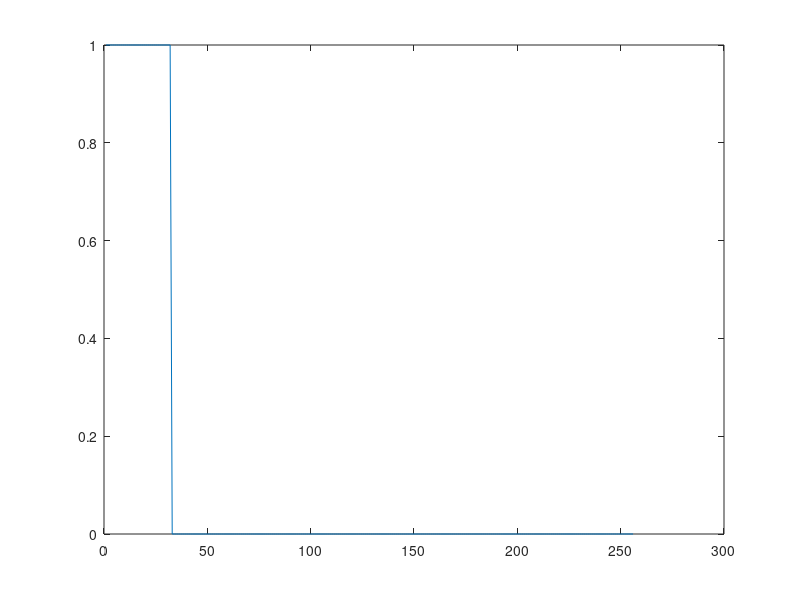

Write the MATLAB code that produced this figure.
clear all;
%parameters
T=0.001; % sampling period
N=2^8; % number of samples
t=T:T:T*N; % decrete time (milliseconds)
f=8.5/(T*N) % cycle frequancy in Hz
omega=2*pi*f; % Angular frequency
A=1; % Amplitude
sig=A*sin(omega*t); % pure sine signal
plot(sig);

fft_sig=fft(sig); % FFT transform
abs_fft_sig=abs(fft_sig); % Absolut value
plot(abs_fft_sig);

db_abs_fft_sig=20*log(abs_fft_sig); % Absolut value in dB
plot(db_abs_fft_sig);

% signal + noise

rng('default'); % run randomizer
noise = randn(1,N); % generate random signal (noise)
sig = sig + noise;
plot(sig);

% FFT of rectangular signal
sig = zeros(1, N);
sig(1:N/8) = 1;
plot(sig);

